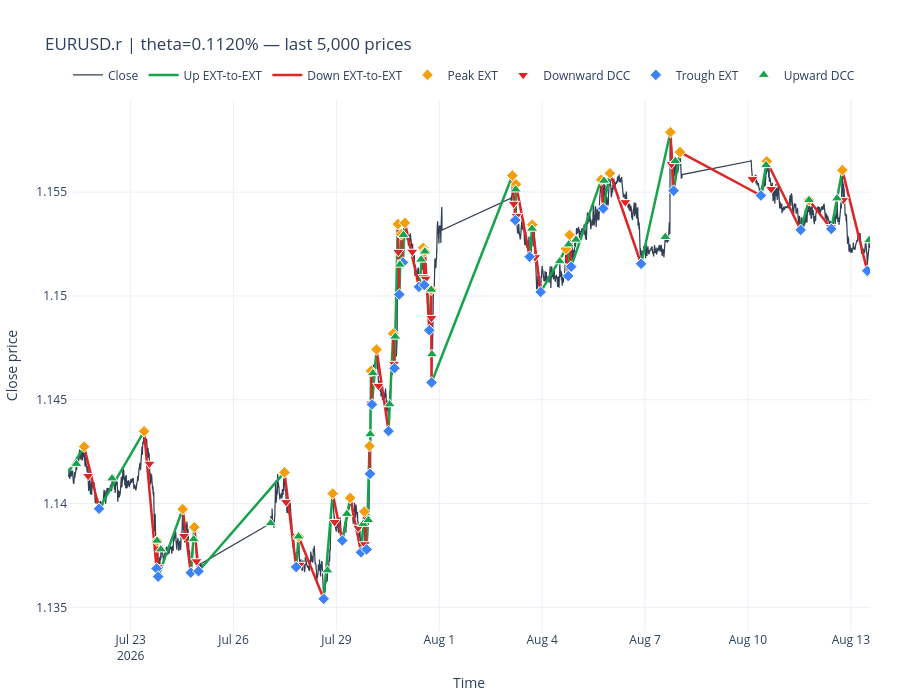

Notebook code cell kept with this figure:
### Markdown cell above
## Visualize the last N prices

The close is shown with completed extreme-to-extreme trends and their later DC confirmations. A turning-point marker describes where an extreme occurred; its hover text shows when that extreme became knowable. The final unfinished event is intentionally absent because `parse_dc_events` emits completed events only.

### Code cell
fig = plot_directional_change(prices=prices, events=events, n_prices=N_PRICES, title=f"{SYMBOL} | theta={THETA:.4%}",)
fig.show()
